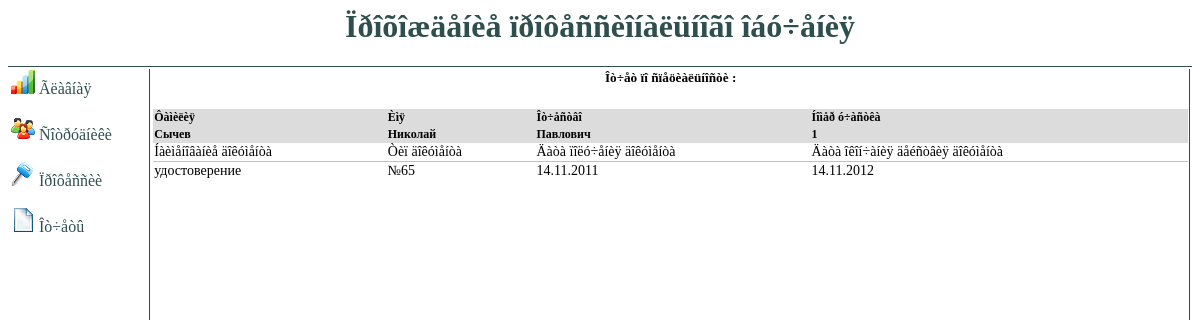
The app's page /vivodProfession.php?id_prof=газорезчик with its own data.
### tables this page shows
CREATE TABLE IF NOT EXISTS `workers` (
  `id` int(4) NOT NULL AUTO_INCREMENT,
  `surname` varchar(50) NOT NULL,
  `name` varchar(50) NOT NULL,
  `secondname` varchar(50) NOT NULL,
  `rsu` varchar(50) NOT NULL,
  PRIMARY KEY (`id`)
);

### vivodProfession.php (the view, shortened to what this page needs)
<html>
	<head>
	</head>
	    <link rel="stylesheet" href="style/main_style.css" type="text/css">
	<body>
<h1 class="main" align="center">Ïðîõîæäåíèå ïðîôåññèîíàëüíîãî îáó÷åíèÿ</h1>
<table class="main">
	<tr>
       	<td class="mainLeft">
 			<?php include 'leftside.php';?>
    	</td>
		<td class="mainRight">
<?php
$id_prof = $_GET['id_prof'];
$titleprof = $_GET['titleprof'];
echo "<h5 class=\"title\"> Îò÷åò ïî ñïåöèàëüíîñòè 	:	<i>$titleprof</i></h5>";
$sql_p = "SELECT *
		  FROM `workers`, `workers_prof`, `workers_docs`
		  WHERE workers.id = workers_prof.linkkey
		  AND titleprof = '$id_prof'
		  AND workers_docs.linkkey = workers_prof.id
		  GROUP BY workers.id
		  ";
$result_p = mysql_query ($sql_p) or die ("Íåâîçìîæíî âûïîëíèòü çàïðîñ : ".mysql_error());
while ($p = mysql_fetch_array($result_p))
		{
			$id_p = $p[9];
			echo
			"
				<table width=\"100%\" cellspacing=\"0\">
					<tr class=\"first\">
						<td>Ôàìèëèÿ</td>
						<td>Èìÿ</td>
						<td>Îò÷åñòâî</td>
						<td colspan=\"100%\">Íîìåð ó÷àñòêà</td>
					</tr>
					<tr class=\"first\">
						<td>$p[1]</td>
						<td>$p[2]</td>
						<td>$p[3]</td>
						<td>$p[4]</td>
					</tr>
					<tr  class=\"second\">
						<td class=\"second\">Íàèìåíîâàíèå äîêóìåíòà</td>
						<td class=\"second\">Òèï äîêóìåíòà</td>
						<td class=\"second\">Äàòà ïîëó÷åíèÿ äîêóìåíòà</td>
						<td class=\"second\">Äàòà îêîí÷àíèÿ äåéñòâèÿ äîêóìåíòà</td>
					</tr>";
				$sql_d = "SELECT titledoc, typedoc, datep, dateo
						  FROM `workers`, `workers_prof`, `workers_docs`
						  WHERE workers_docs.linkkey = $id_p
						  GROUP BY titledoc";
				$result_d = mysql_query($sql_d) or die ("Íåâîçìîæíî âûïîëíèòü çàïðî : ".mysql_error);
				while ($d = mysql_fetch_array($result_d))
				{
				echo "
					<tr class=\"second\">
						<td>$d[0]</td>
						<td>$d[1]</td>
						<td>$d[2]</td>
						<td>$d[3]</td>
					</tr>
					";
				}
    			echo "</table>";
		}
?>
</td>
     </tr>
</table>
</body>
</html>

### style/main_style.css (style rules this page uses)
body { color:black; background:white; font-family:Times New Roman; }
table.main { border-top:1px solid red; border-color:darkslategray; width:100%; height:100%; }
td.mainLeft { vertical-align:top; text-align:justify; width:10%; border-right:1px solid darkslategray; }
td.mainRight { vertical-align:top; text-align:justify; width:74%; border-right:1px solid darkslategray; }
h1.main { color:darkslategray; }
tr.first { background-color:gainsboro; font-weight:bold; font-size:12px; }
tr.second { color:; font-family:Time Ner Roman; font-size:14px; border-left:1px solid silver; }
td.second { border-bottom:1px solid silver; }
h5.title { text-align:center; }

### records on screen
workers: surname "Сычев", name "Николай", secondname "Павлович", rsu "1", d "удостоверение", d "№65", d "14.11.2011", d "14.11.2012"
